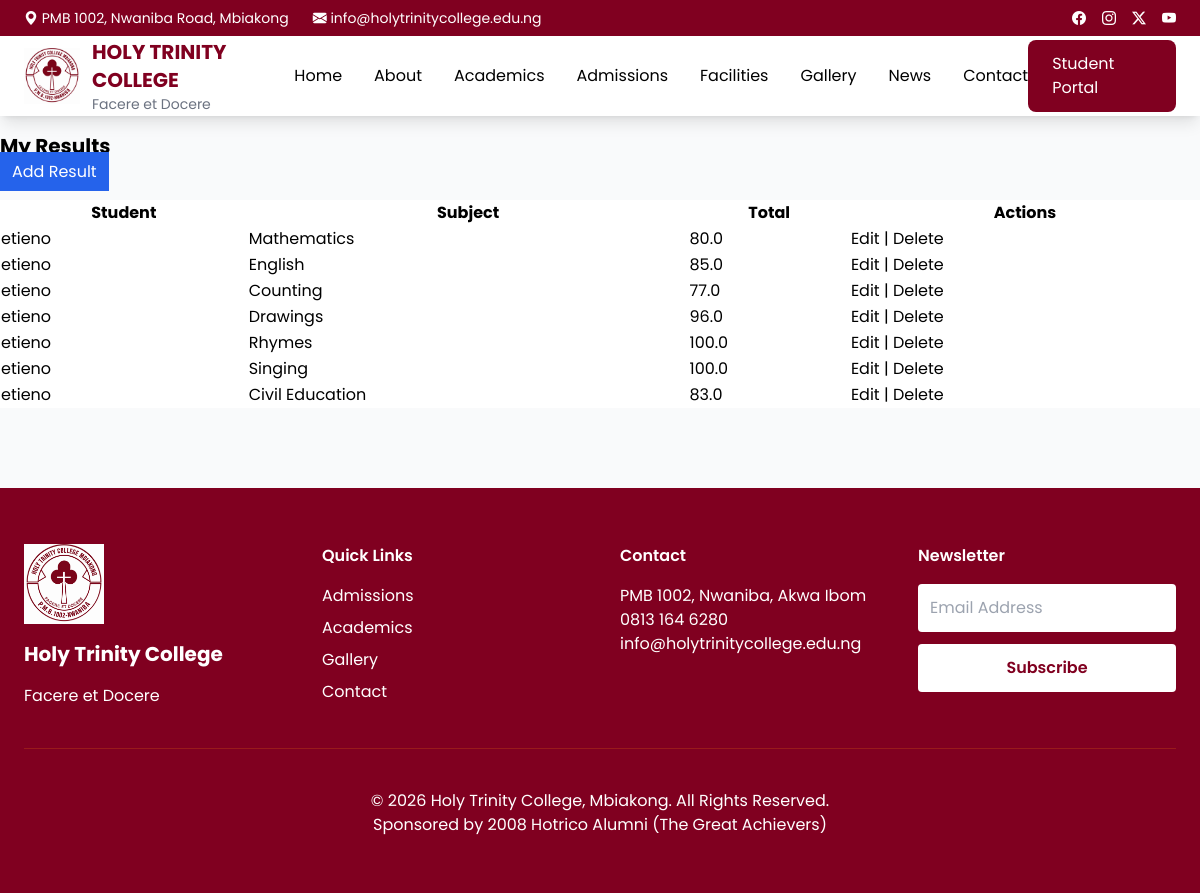
The page /academics/results/ (signed in) on the database its author committed.
### academics/models.py (models this page shows, shortened)
class Result(models.Model):
    registration = models.ForeignKey(
        CourseRegistration,
        on_delete=models.CASCADE
    )
    subject = models.ForeignKey(
    Subject,
    on_delete=models.CASCADE,
    null=True,
    blank=True
    )
    teacher = models.ForeignKey(
        Teacher,
        on_delete=models.CASCADE
    )
    test = models.FloatField(default=0)
    exam = models.FloatField(default=0)
    total = models.FloatField(
        default=0
    )
    grade = models.CharField(
        max_length=2,
        default='F',
        blank=True,
        null=True
    )
    remark = models.CharField(
        max_length=100,
        default='Pending',
        blank=True,
        null=True
    )
    teacher_comment = models.TextField(
        blank=True,
        null=True,
        default=''
    )

class CourseRegistration(models.Model):
    student = models.ForeignKey('students.Student', on_delete=models.CASCADE)
    subject = models.ForeignKey('Subject', on_delete=models.CASCADE)
    term = models.ForeignKey('Term', on_delete=models.CASCADE)
    class Meta:
        unique_together = ('student', 'subject', 'term')

class Subject(models.Model):
    name = models.CharField(max_length=100)
    def __str__(self):
        return self.name

### students/models.py (models this page shows, shortened)
class Student(models.Model):
    user = models.OneToOneField(
        settings.AUTH_USER_MODEL,
        on_delete=models.CASCADE
    )
    approved = models.BooleanField(default=False)
    registration_number = models.CharField(
        max_length=50,
        unique=True,
        blank=True,
        null=True
    )
    classroom = models.ForeignKey(
        'academics.ClassRoom',
        on_delete=models.CASCADE
    )
    passport = models.ImageField(
        upload_to='passports/',
        blank=True,
        null=True
    )
    date_of_birth = models.DateField(
    null=True,
    blank=True
    )
    def __str__(self):
        return self.user.username

### accounts/models.py (models this page shows)
class User(AbstractUser):
    ROLE_CHOICES = (
        ('admin', 'Admin'),
        ('teacher', 'Teacher'),
        ('student', 'Student'),
        ('parent', 'Parent'),
    )
    role = models.CharField(
        max_length=20,
        choices=ROLE_CHOICES
    )

### academics/views.py (the view)
# urls.py: path('results/', ResultListView.as_view(), name='result_list'),
class ResultListView(ListView):
    model = Result
    template_name = 'academics/result_list.html'
    context_object_name = 'results'
    def get_queryset(self):
        return Result.objects.filter(
            teacher=self.request.user.teacher
        )

### templates/academics/result_list.html
{% extends 'base.html' %}
{% block content %}
<h2 class="text-xl font-bold">My Results</h2>
<a href="{% url 'academics:result_add' %}" class="bg-blue-600 text-white px-3 py-2">
    Add Result
</a>
<table class="w-full bg-white mt-4">
<tr>
    <th>Student</th>
    <th>Subject</th>
    <th>Total</th>
    <th>Actions</th>
</tr>
{% for r in object_list %}
<tr>
    <td>{{ r.registration.student }}</td>
    <td>{{ r.registration.subject }}</td>
    <td>{{ r.total }}</td>
    <td>
        <a href="{% url 'academics:result_edit' r.id %}">Edit</a> |
        <a href="{% url 'academics:result_delete' r.id %}">Delete</a>
    </td>
</tr>
{% endfor %}
</table>
{% endblock %}

### templates/base.html (style rules this page uses)
body { font-family:'Poppins',sans-serif; }

### rows shown on the page
Result: registration.student "etieno", registration.subject "Mathematics", total "80.0"
Result: registration.student "etieno", registration.subject "English", total "85.0"
Result: registration.student "etieno", registration.subject "Counting", total "77.0"
Result: registration.student "etieno", registration.subject "Drawings", total "96.0"
Result: registration.student "etieno", registration.subject "Rhymes", total "100.0"
Result: registration.student "etieno", registration.subject "Singing", total "100.0"
Result: registration.student "etieno", registration.subject "Civil Education", total "83.0"
